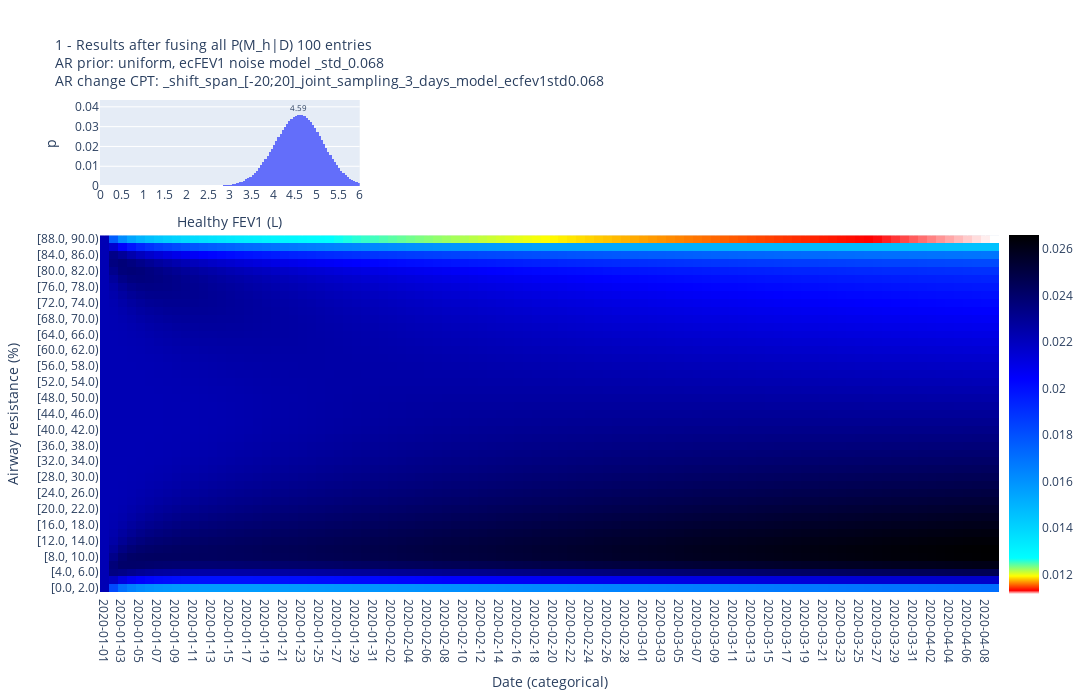

The notebook cell this image was saved under:
### Code cell
# df_for_ID = df[df.ID == "117"]

# dftmp, _, _ = dh.find_longest_consec_series(df_for_ID)

# ecfef2575_cols = [
#     "ecFEF2575%ecFEV1",
#     "idx ecFEF2575%ecFEV1",
#     "idx ecFEF25-75 % ecFEV1 (%)",
# ]
# ecfev1_cols = [
#     "ecFEV1",
#     "idx ecFEV1 (L)",
# ]

# obs = "ecFEV1, ecFEF25-75"
# obs = "ecFEV1"
# # dftmp[ecfef2575_cols] = np.nan
# obs = "no obs"
# dftmp[ecfev1_cols + ecfef2575_cols] = np.nan

# Create a mock df with 100 entries with id 1, the same columns as the original df but all nan
dftmp = pd.DataFrame(
    np.nan,
    index=np.arange(100),
    columns=df.columns,
)
dftmp["ID"] = '1'
dftmp["Height"] = 180
dftmp["Age"] = 30
dftmp["Sex"] = "Male"
# Date recorded is a datetime
dftmp["Date Recorded"] = pd.date_range("2020-01-01", periods=100, freq="D")


(fig, p_M_given_D, log_p_D_given_M, AR_given_M_and_D, AR_given_M_and_all_D) = (
    algs.run_long_noise_model_through_time(
        dftmp,
        ar_prior="uniform",
        # ar_prior="uniform message to HFEV1",
        # ar_prior="breathe (2 days model, ecFEV1 addmultnoise, ecFEF25-75)",
        ar_change_cpt_suffix="_shift_span_[-20;20]_joint_sampling_3_days_model_ecfev1std0.068",
        ecfev1_noise_model_suffix="_std_0.068",
        fef2575_cpt_suffix="",
    )
) 
dftmp.head()

### Figure 1 — Plotly figure (JSON) as saved in the notebook; plotly's stock layout.template omitted (floating-point values rounded to 4 significant figures; data arrays with more than 128 entries replaced by an {"elided": "..."} marker saying what was removed)
{"data": [{"histfunc": "sum", "type": "histogram", "x": [1, 1.05, 1.1, 1.15, 1.2, 1.25, 1.3, 1.35, 1.4, 1.45, 1.5, 1.55, 1.6, 1.65, 1.7, 1.75, 1.8, 1.85, 1.9, 1.95, 2.0, 2.05, 2.1, 2.15, 2.2, 2.25, 2.3, 2.35, 2.4, 2.45, 2.5, 2.55, 2.6, 2.65, 2.7, 2.75, 2.8, 2.85, 2.9, 2.95, 3.0, 3.05, 3.1, 3.15, 3.2, 3.25, 3.3, 3.35, 3.4, 3.45, 3.5, 3.55, 3.6, 3.65, 3.7, 3.75, 3.8, 3.85, 3.9, 3.95, 4.0, 4.05, 4.1, 4.15, 4.2, 4.25, 4.3, 4.35, 4.4, 4.45, 4.5, 4.55, 4.6, 4.65, 4.7, 4.75, 4.8, 4.85, 4.9, 4.95, 5.0, 5.05, 5.1, 5.15, 5.2, 5.25, 5.3, 5.35, 5.4, 5.45, 5.5, 5.55, 5.6, 5.65, 5.7, 5.75, 5.8, 5.85, 5.9, 5.95], "xaxis": "x", "xbins": {"end": 6, "size": 0.05, "start": 0}, "y": [1.223e-09, 1.834e-09, 2.745e-09, 4.102e-09, 6.118e-09, 9.103e-09, 1.351e-08, 2e-08, 2.953e-08, 4.346e-08, 6.377e-08, 9.326e-08, 1.359e-07, 1.974e-07, 2.855e-07, 4.115e-07, 5.907e-07, 8.444e-07, 1.202e-06, 1.703e-06, 2.403e-06, 3.375e-06, 4.717e-06, 6.562e-06, 9.084e-06, 1.251e-05, 1.715e-05, 2.337e-05, 3.17e-05, 4.275e-05, 5.734e-05, 7.65e-05, 0.0001015, 0.0001338, 0.0001755, 0.0002288, 0.0002964, 0.0003818, 0.0004888, 0.0006219, 0.0007863, 0.0009879, 0.001233, 0.00153, 0.001885, 0.002307, 0.002806, 0.003389, 0.004066, 0.004844, 0.005732, 0.006736, 0.00786, 0.009106, 0.01047, 0.01196, 0.01356, 0.01527, 0.01706, 0.01891, 0.02082, 0.02274, 0.02466, 0.02653, 0.02833, 0.03001, 0.03155, 0.03291, 0.03405, 0.03496, 0.03561, 0.03597, 0.03605, 0.03584, 0.03534, 0.03456, 0.03351, 0.03223, 0.03075, 0.02908, 0.02728, 0.02537, 0.02339, 0.02138, 0.01938, 0.01741, 0.01551, 0.0137, 0.01199, 0.0104, 0.008946, 0.007626, 0.006442, 0.005394, 0.004475, 0.00368, 0.002998, 0.002421, 0.001937, 0.001535], "yaxis": "y"}, {"coloraxis": "coloraxis", "type": "heatmap", "x": ["2020-01-01", "2020-01-02", "2020-01-03", "2020-01-04", "2020-01-05", "2020-01-06", "2020-01-07", "2020-01-08", "2020-01-09", "2020-01-10", "2020-01-11", "2020-01-12", "2020-01-13", "2020-01-14", "2020-01-15", "2020-01-16", "2020-01-17", "2020-01-18", "2020-01-19", "2020-01-20", "2020-01-21", "2020-01-22", "2020-01-23", "2020-01-24", "2020-01-25", "2020-01-26", "2020-01-27", "2020-01-28", "2020-01-29", "2020-01-30", "2020-01-31", "2020-02-01", "2020-02-02", "2020-02-03", "2020-02-04", "2020-02-05", "2020-02-06", "2020-02-07", "2020-02-08", "2020-02-09", "2020-02-10", "2020-02-11", "2020-02-12", "2020-02-13", "2020-02-14", "2020-02-15", "2020-02-16", "2020-02-17", "2020-02-18", "2020-02-19", "2020-02-20", "2020-02-21", "2020-02-22", "2020-02-23", "2020-02-24", "2020-02-25", "2020-02-26", "2020-02-27", "2020-02-28", "2020-02-29", "2020-03-01", "2020-03-02", "2020-03-03", "2020-03-04", "2020-03-05", "2020-03-06", "2020-03-07", "2020-03-08", "2020-03-09", "2020-03-10", "2020-03-11", "2020-03-12", "2020-03-13", "2020-03-14", "2020-03-15", "2020-03-16", "2020-03-17", "2020-03-18", "2020-03-19", "2020-03-20", "2020-03-21", "2020-03-22", "2020-03-23", "2020-03-24", "2020-03-25", "2020-03-26", "2020-03-27", "2020-03-28", "2020-03-29", "2020-03-30", "2020-03-31", "2020-04-01", "2020-04-02", "2020-04-03", "2020-04-04", "2020-04-05", "2020-04-06", "2020-04-07", "2020-04-08", "2020-04-09"], "xaxis": "x2", "y": ["[0.0, 2.0)", "[2.0, 4.0)", "[4.0, 6.0)", "[6.0, 8.0)", "[8.0, 10.0)", "[10.0, 12.0)", "[12.0, 14.0)", "[14.0, 16.0)", "[16.0, 18.0)", "[18.0, 20.0)", "[20.0, 22.0)", "[22.0, 24.0)", "[24.0, 26.0)", "[26.0, 28.0)", "[28.0, 30.0)", "[30.0, 32.0)", "[32.0, 34.0)", "[34.0, 36.0)", "[36.0, 38.0)", "[38.0, 40.0)", "[40.0, 42.0)", "[42.0, 44.0)", "[44.0, 46.0)", "[46.0, 48.0)", "[48.0, 50.0)", "[50.0, 52.0)", "[52.0, 54.0)", "[54.0, 56.0)", "[56.0, 58.0)", "[58.0, 60.0)", "[60.0, 62.0)", "[62.0, 64.0)", "[64.0, 66.0)", "[66.0, 68.0)", "[68.0, 70.0)", "[70.0, 72.0)", "[72.0, 74.0)", "[74.0, 76.0)", "[76.0, 78.0)", "[78.0, 80.0)", "[80.0, 82.0)", "[82.0, 84.0)", "[84.0, 86.0)", "[86.0, 88.0)", "[88.0, 90.0)"], "yaxis": "y2", "z": {"elided": "45x100 float values"}}], "layout": {"annotations": [{"font": {"size": 8}, "showarrow": false, "text": "4.59", "x": 4.588, "xref": "x", "y": 0.03966, "yref": "y"}], "coloraxis": {"colorbar": {"len": 0.77, "x": 1, "y": 0.36}, "colorscale": [[0, "white"], [0.01, "red"], [0.05, "yellow"], [0.1, "cyan"], [0.6, "blue"], [1, "black"]]}, "font": {"size": 12}, "height": 700, "title": {"font": {"size": 14}, "text": "1 - Results after fusing all P(M_h|D) 100 entries<br>AR prior: uniform, ecFEV1 noise model _std_0.068<br>AR change CPT: _shift_span_[-20;20]_joint_sampling_3_days_model_ecfev1std0.068"}, "width": 1200, "xaxis": {"anchor": "y", "domain": [0, 0.2889], "nticks": 20, "range": [0, 6], "title": {"text": "Healthy FEV1 (L)"}}, "xaxis2": {"anchor": "y2", "domain": [0, 1], "nticks": 50, "title": {"text": "Date (categorical)"}, "type": "category"}, "yaxis": {"anchor": "x", "domain": [0.825, 1], "title": {"text": "p"}}, "yaxis2": {"anchor": "x2", "domain": [0, 0.725], "title": {"text": "Airway resistance (%)"}}}}
